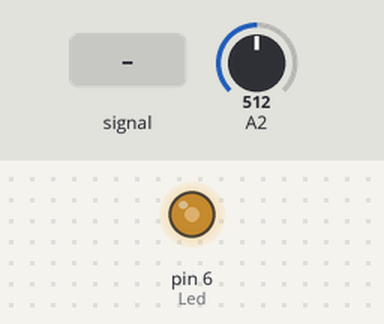
Bench run of a sketch on a simulated Arduino Uno, built with avr-gcc and run on an emulated ATmega328P. On the bench: output pins drawn as LEDs (lit = HIGH). Dashed ring = blinking. The inputs (shaded band) are chosen by the test bench; at power-on: A2 = 512. What the sketch prints to the serial monitor is not drawn.

Above: at 0.8 s.
0.9 s: A2 fed a 2 Hz sine of ±306 counts around its level
At 2.0 s:
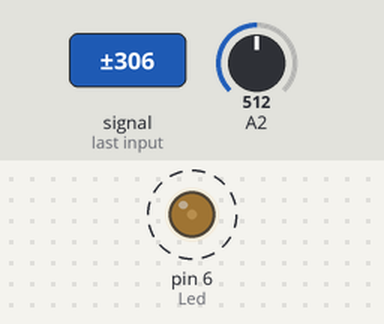
3.9 s: A2 set to 716
5.4 s: A2 set to 900
At 5.9 s:
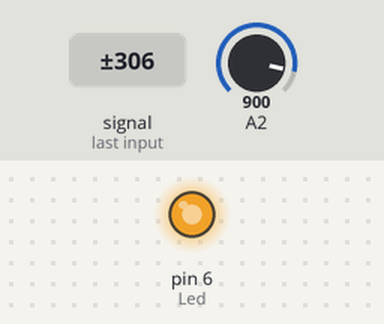
6.9 s: A2 set to 122
At 8.1 s:
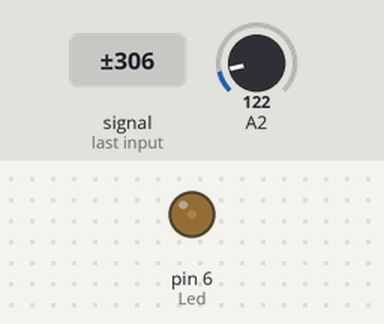
8.4 s: A2 set to 0
At 9.2 s:
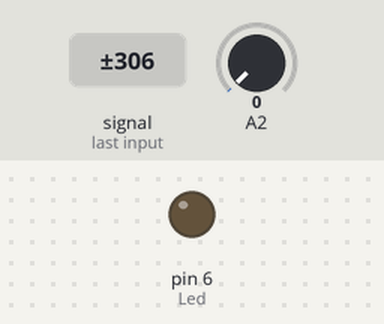
9.9 s: A2 set to 511
At 10.5 s:
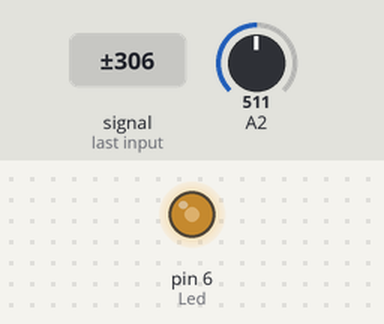
Timing chart, 0 to 12.4 s (numbered marks = the images above; inputs shaded):
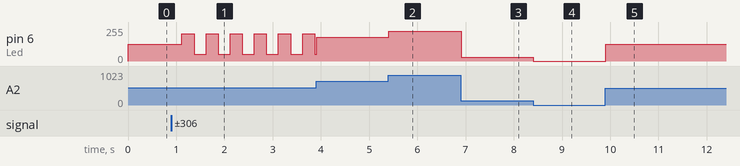

Measured:
- after the input at 0.9 s, pin 6 (Led): alternates 203/255 for 0.25 s and 51/255 for 0.25 s, starting after 0.22 s
- after the input at 5.4 s, pin 6 (Led): 178/255 → 224/255 at once
- after the input at 6.9 s, pin 6 (Led): 224/255 → 30/255 at once
- after the input at 8.4 s, pin 6 (Led): 30/255 → 0/255 at once
- after the input at 9.9 s, pin 6 (Led): 0/255 → 127/255 at once

The sketch:

Aula11_pt2.ino
```cpp
#define PINO 2 //PC2
#define Led (1 << PD6)// LED ATIVADO COMO SAIDA
#define AMOSTRAS 50

unsigned int Leitura_AD; //leitura da temperatura
float tensao;

int main(){

  Serial.begin(115200);

  // configurações PWM
  DDRD |= Led; // configura saída para o PWM
  PORTD &= ~Led; // PWM inicia desligado
  // Configura modo FAST PWM e modo do comparador A
  TCCR0A |= (1 << WGM01) | (1 << WGM00) | (1 << COM0A1);
  TCCR0B = 1; // Seleciona opção para frequência
  OCR0A = 0;

  ADMUX = (0 << REFS1) + (1 << REFS0); //Utiliza 5V como referência (1023)

  ADCSRA = (1 << ADEN) + (1 << ADPS2) + (1 << ADPS1) + (1 << ADPS0); //Habilita ADC e PS 128 (10 bits)

  ADCSRB = 0; //Conversão Única

  DIDR0 = (1 << PINO); //Desabilita o PC2 como pino digital - Não obrigatório

  for(;;){

    //Determinar o pino de leitura
    ADMUX = (ADMUX & 0xF8) | PINO;

    //Leitura do ADC (Sem média)
    ADCSRA |= (1 << ADSC); //Inicia a conversão

    while((ADCSRA & (1<<ADSC)) == (1<<ADSC)); //Esperar a conversão

    Leitura_AD = ADC; //Armazenamento da leitura

    tensao = (Leitura_AD * 5) / 1023.0; //Cálculo da Tensão

    //Serial.println(tensao);

    //Leitura do ADC (Com média)
    unsigned int SomaLeitura = 0, MediaLeitura;
    for(int i=0; i < AMOSTRAS; i++){

      ADCSRA |= (1 << ADSC); //Inicia a conversão

      while((ADCSRA & (1<<ADSC)) == (1<<ADSC)); //Esperar a conversão

      Leitura_AD = ADC;

      SomaLeitura += Leitura_AD;
    }

    MediaLeitura = SomaLeitura / AMOSTRAS;

    tensao = ((MediaLeitura * 255.0) / (1023.0));

    OCR0A = tensao;

    Serial.print(tensao);

  }

}
```
